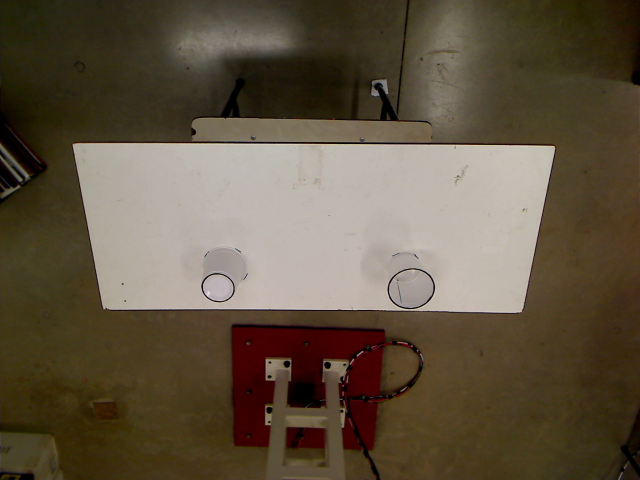
#> input picture frame.jpeg, 1280 x 960 px (shown at 1/2 size)
$ python main.py
#> lines starting #> are read from the running program, lines starting #| are printed output that depends on the picture; after the words box and inside, x2 and y2 are one past the last pixel; in counts of white or black regions, pixels touching at a corner belong together
import cv2 as cv
import numpy as np

#Importa a imagem em escala de cinza:
im = cv.imread('frame.jpeg', 0)
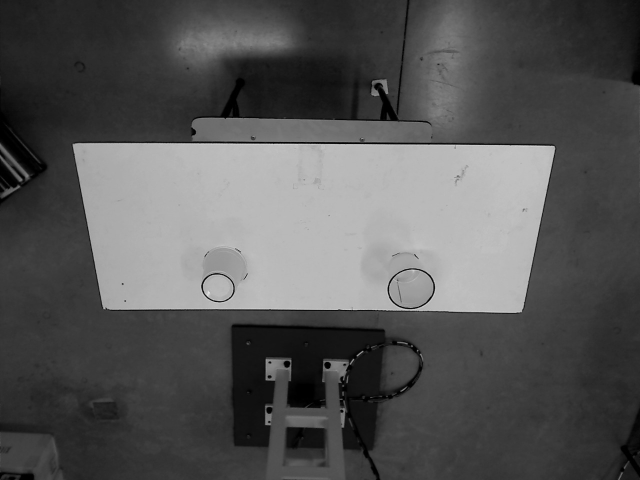
#> im: shape (960, 1280) (shown at 1/2 size); min 0, max 235, mean 85.3

#Reduzindo o tamanho da imagem:
image = cv.resize(im, (int(len(im[0])/2), int(len(im)/2)))
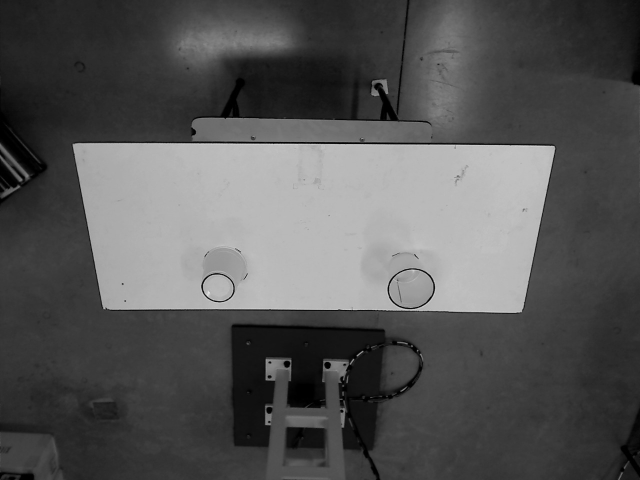
#> image: shape (480, 640); min 0, max 227, mean 85.5

#Equalizacao de histograma:
#eq_im = cv.equalizeHist(image)

#Brilho e contraste:
#alpha = 1
#beta = 100
#bc_im = np.uint8(np.clip((alpha * image + beta), 0, 255))

#Aplicando um limiar de luminosidade:
threshold = 130
for i in range(len(image)):
    for j in range(len(image[0])):
        if(image[i][j] > threshold):
            image[i][j] = 255
        else:
             image[i][j] = 0
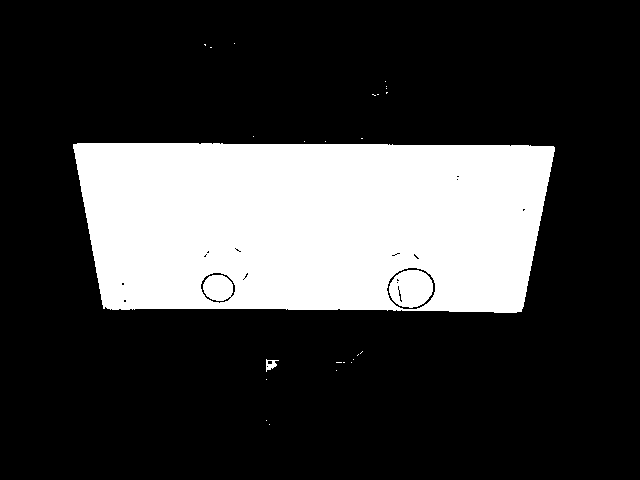
#> image: shape (480, 640); 24.3% white; 26 white regions (23 under 20 px), largest, box (x1, y1, x2, y2) and area: (73, 143, 555, 313) 73168, (389, 270, 433, 308) 1284, (266, 359, 279, 372) 82


cv.imshow('Visualizacao', image)
cv.waitKey(0)
